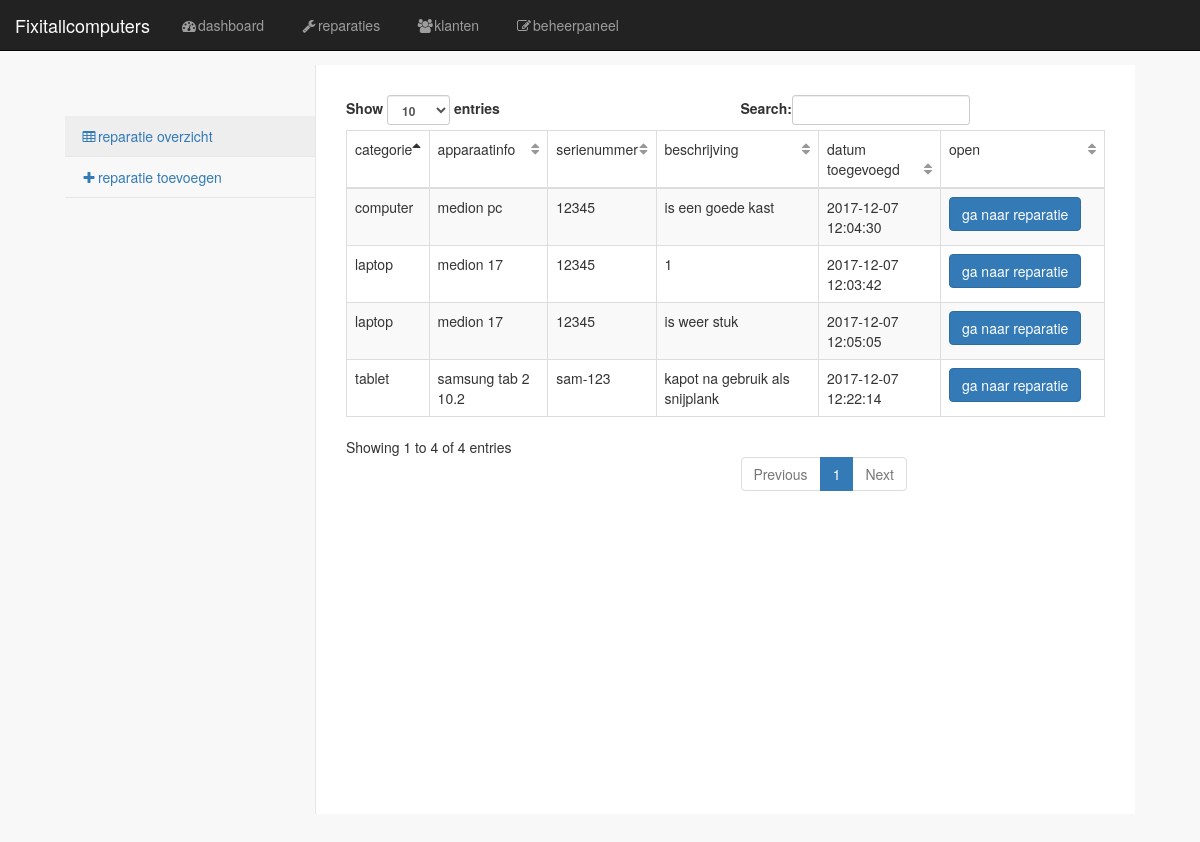
The app's page /paginas/repairoverzicht.php with its own data.
### tables this page shows
CREATE TABLE `reparation` (
  `repairID` int(11) NOT NULL AUTO_INCREMENT,
  `customerID` int(11) NOT NULL,
  `deviceID` int(11) NOT NULL,
  `description` varchar(535) NOT NULL,
  `chargerIncluded` tinyint(1) NOT NULL,
  `daterepair` datetime NOT NULL DEFAULT CURRENT_TIMESTAMP,
  `active` tinyint(1) NOT NULL DEFAULT '1',
  `finished` tinyint(1) DEFAULT '0',
  `checked` tinyint(1) NOT NULL DEFAULT '0',
  `repairedBy` varchar(45) NOT NULL DEFAULT 'patrick@fixitall.nl',
  PRIMARY KEY (`repairID`,`customerID`,`deviceID`,`repairedBy`),
  KEY `fk_Reparatie_Apparaat1_idx` (`deviceID`),
  KEY `fk_Reparatie_Klant1_idx` (`customerID`),
  KEY `fk_reparation_user1_idx` (`repairedBy`),
  CONSTRAINT `fk_Reparatie_Apparaat1` FOREIGN KEY (`deviceID`) REFERENCES `device` (`deviceID`) ON DELETE NO ACTION ON UPDATE NO ACTION,
  CONSTRAINT `fk_Reparatie_Klant1` FOREIGN KEY (`customerID`) REFERENCES `customer` (`customerID`) ON DELETE NO ACTION ON UPDATE NO ACTION,
  CONSTRAINT `fk_reparation_user1` FOREIGN KEY (`repairedBy`) REFERENCES `user` (`username`) ON DELETE NO ACTION ON UPDATE NO ACTION
);

CREATE TABLE `category` (
  `categoryID` int(11) NOT NULL AUTO_INCREMENT,
  `name` varchar(45) NOT NULL,
  PRIMARY KEY (`categoryID`)
);

CREATE TABLE `device` (
  `deviceID` int(11) NOT NULL AUTO_INCREMENT,
  `categoryID` int(11) NOT NULL,
  `deviceInfo` varchar(500) DEFAULT NULL,
  `serialnr` varchar(20) NOT NULL,
  PRIMARY KEY (`deviceID`,`categoryID`),
  KEY `fk_Apparaat_Categorie1_idx` (`categoryID`),
  CONSTRAINT `fk_Apparaat_Categorie1` FOREIGN KEY (`categoryID`) REFERENCES `category` (`categoryID`) ON DELETE NO ACTION ON UPDATE NO ACTION
);

### paginas/repairoverzicht.php (the view, shortened to what this page needs)
<!DOCTYPE html>
<?php
$pdo = new PDO("mysql:host=localhost; dbname=mydb; port=3306", "root", "");
$stmt = $pdo->prepare("select c.name as category,r.repairID,daterepair,d.serialnr,deviceinfo,description,chargerincluded from reparation as r
join device as d on r.deviceID=d.deviceID
join category as c on d.categoryID=c.categoryID");
$stmt->execute();
$reparatie = $stmt->fetchAll();
?>
<html>
    <head>
        <link href="../css/bootstrap.min.css" rel="stylesheet">
        <link href="../css/metisMenu.min.css" rel="stylesheet">
        <link href="../css/startmin.css" rel="stylesheet">
        <link href="../css/font-awesome.min.css" rel="stylesheet" type="text/css">
        <?php include 'nav.php'; ?>
    </head>
    <body>
        <?php include 'siderepair.php'; ?>
        <div id="page-wrapper">
            <table  class="table table-striped table-bordered table-hover" id="dataTables-example">
                <thead>
                    <tr>
                        <td>categorie</td>
                        <td>apparaatinfo</td>
                        <td>serienummer</td>
                        <td>beschrijving</td>
                        <td>datum toegevoegd</td>
                        <td>open</td>
                    </tr>
                </thead>
                <tbody>
                    <?php
                    foreach ($reparatie as $r) {
                        print("\n\t<tr>");
                        print("\n\t\t<td>" . $r["category"] . "</td>");
                        print("\n\t\t<td>" . $r["deviceinfo"] . "</td>");
                        print("\n\t\t<td>" . $r["serialnr"] . "</td>");
                        print("\n\t\t<td>" . $r["description"] . "</td>");
                        print("\n\t\t<td>" . $r["daterepair"] . "</td>");
                        print("<td><a href=\"repair.php?nummer=" . $r["repairID"] . "\"class=\"btn btn-primary\">ga naar reparatie</a></td>");
                        print("\n\t</tr>");
                    }
                    ?>
                </tbody>
            </table>
        </div>
    </body>
</html>

### css/startmin.css (style rules this page uses)
body { background-color: #f8f8f8; padding: 65px; }
#page-wrapper { padding: 30px 15px 0 15px; min-height: 568px; background-color: #fff; }
@media (min-width:768px) { #page-wrapper { position: inherit; margin-left: 250px; padding: 30px 30px 0 30px; border-left: 1px solid #e7e7e7; } }
table.dataTable thead .sorting, table.dataTable thead .sorting_asc, table.dataTable thead .sorting_desc, table.dataTable thead .sorting_asc_disabled, table.dataTable thead .sorting_desc_disabled { background: 0 0; }
table.dataTable thead .sorting_asc:after { content: "\f0de"; float: right; font-family: fontawesome; }
table.dataTable thead .sorting:after { content: "\f0dc"; float: right; font-family: fontawesome; color: rgba(50,50,50,.5); }

### records on screen
reparation: category.name "laptop", device.deviceInfo "medion 17", device.serialnr "12345", description "1", daterepair "2017-12-07 12:03:42"
reparation: category.name "computer", device.deviceInfo "medion pc", device.serialnr "12345", description "is een goede kast", daterepair "2017-12-07 12:04:30"
reparation: category.name "laptop", device.deviceInfo "medion 17", device.serialnr "12345", description "is weer stuk", daterepair "2017-12-07 12:05:05"
reparation: category.name "tablet", device.deviceInfo "samsung tab 2 10.2", device.serialnr "sam-123", description "kapot na gebruik als snijplank", daterepair "2017-12-07 12:22:14"
